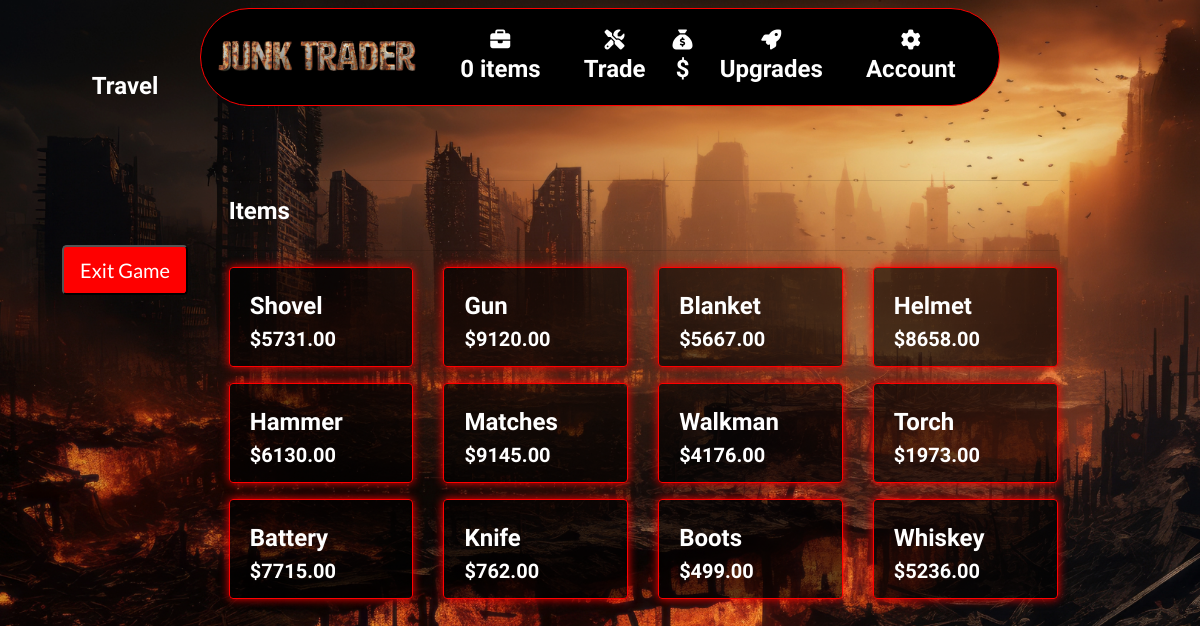
The app's page /collectables/, older data.
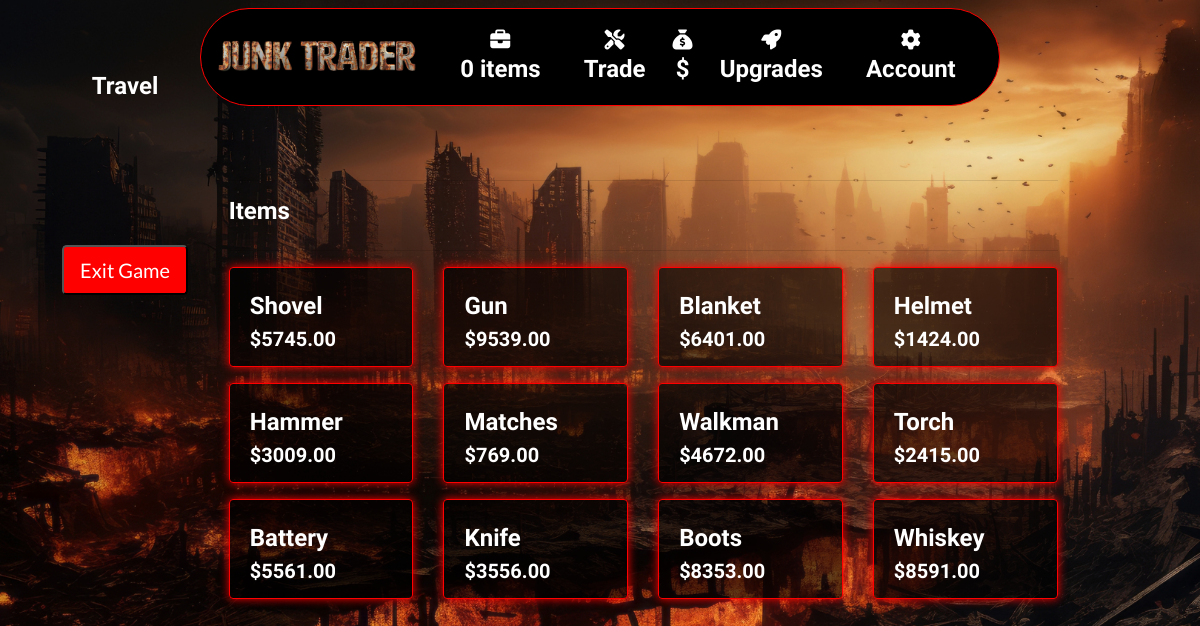
The same page, newer data.
### collectables/models.py (models this page shows, shortened)
class Collectable(models.Model):
    name = models.CharField(max_length=254)
    description = models.TextField()
    price = models.DecimalField(max_digits=6, decimal_places=2)
    image_url = models.URLField(max_length=1024, null=True, blank=True)
    image = models.ImageField(null=True, blank=True)
    glb_file = models.FileField(upload_to='glb_files/', null=True, blank=True)

### collectables/views.py (the view)
# urls.py: path('', views.all_collectables, name='collectables'),
def all_collectables(request):
    collectables = Collectable.objects.all()
    context = {
        'collectables': collectables,
    }
    return render(request, 'collectables/collectables.html', context)

### backpack/contexts.py (called while the page is built, shortened)
def backpack_contents(request):
    backpack_items = []
    total = 0
    total_quantity = 0
    collectable_count = 0
    backpack = request.session.get('backpack', {})
    grand_total = total
    context = {
        'backpack_items': backpack_items,
        'total': total,
        'total_quantity': total_quantity,
        'collectable_count': collectable_count,
        'grand_total': grand_total,
    }
    return context

def total_amount(request):
    total_amount = [0]
    return {'total_amount': total_amount}

### collectables/templates/collectables/collectables.html (shortened to what this page needs)
{% extends "base.html" %}
{% load static %}
{% block page_header %}
    <div class="container header-container">
    </div>
{% endblock %}
{% block content %}
<div class="container-fluid">
    <div class="row">
        <div class="col-md-3">
            <div class="fixed-panel">
                {% include 'includes/fixed_panel.html' %}
            </div>
        </div>
    </div>
</div>
<div class="container-fluid content-column">
    <div class="container mb-2 backpack-text content-column">
        <div class="row">
            <div class="col">
                <hr>
                <h2 class="logo-font mb-4">Items</h2>
                <hr>
            </div>
        </div>
        <div class="row">
            {% for collectable in collectables %}
                <div class="col-sm-6 col-md-4 col-lg-4 col-xl-3 mb-3">
                    <div class="card box h-100 border-2 text-white">
                        <div class="card-body pb-0">
                            <p class="mb-0">{{ collectable.name }}</p>
                        </div>
                        <div class="card-footer pt-0 border-0 text-left text-white">
                            <div class="row">
                                <div class="col">
                                    <p class="lead mb-0 text-left font-weight-bold">${{ collectable.price }}</p>
                                </div>
                            </div>
                        </div>
                    </div>
                </div>
            {% endfor %}
        </div>
    </div>
</div>
{% endblock %}

### templates/base.html (shortened to what this page needs)
{% load static %}
<!doctype html>
<html lang="en">
<head>
    {% block corecss %}
        <link rel="stylesheet" href="https://stackpath.bootstrapcdn.com/bootstrap/4.4.1/css/bootstrap.min.css">
        <link rel="stylesheet" href="{% static 'css/base.css' %}">
    {% endblock %}
</head>
<body>
    <header class="container-fluid fixed-top">
        <div id="topnav" class="row pt-lg-2 d-none d-lg-flex justify-content-center">
        </div>
        <div id="delivery-banner" class="row text-center">
            <div class="logo">
                <h2 class="logo-font text-c my-0"><img src="/media/logo.png" width="200" class="d-block"></h2>
            </div>
            <div class="col text-white">
                <ul class="list-inline list-unstyled my-0">
                    <li class="list-inline-item">
                        <a class="{% if grand_total %}text-info font-weight-bold{% else %}text-black{% endif %} nav-link" href="{% url 'open_backpack' %}">
                            <div class="text-center text-white">
                                <div><i class="fas fa-briefcase fa-lg"></i></div>
                                <p class="my-0">
                                    {% if total_quantity %}
                                        {{ total_quantity }} / 100
                                    {% else %}
                                        0 items
                                    {% endif %}
                                </p>
                            </div>
                        </a>
                    </li>
                    <li class="list-inline-item">
                        <a class="text-center nav-link" href="{% url 'collectables' %}">
                            <div class="text-center text-white">
                                <i class="fas fa-screwdriver-wrench fa-lg"></i>
                                <p class="my-0">Trade</p>
                            </div>
                        </a>
                    </li>
                    <li class="list-inline-item">
                        <div class="text-center text-white">
                            <i class="fas fa-sack-dollar fa-lg"></i>
                            <p class="my-0">${{ request.session.player_funds }}</p>
                        </div>
                    </li>
                    <li class="list-inline-item">
                        <a class="text-center nav-link" href="{% url 'upgrades:all_upgrades' %}">
                            <div class="text-center text-white">
                                <i class="fas fa-rocket fa-lg"></i>
                                <p class="my-0">Upgrades</p>
                            </div>
                        </a>
                    </li>
                    <li class="list-inline-item dropdown">
                        <a class="text-black nav-link" href="#" id="user-options" data-toggle="dropdown" aria-haspopup="true" aria-expanded="false">
                            <div class="text-center text-white">
                                <div><i class="fas fa-gear fa-lg"></i></div>
                                <p class="my-0">Account</p>
                            </div>
                        </a>
                    </li>
                </ul>
            </div>
        </div>
    </header>
    {% block page_header %}
    {% endblock %}
    {% block content %}
    {% endblock %}
</body>
</html>

### templates/includes/fixed_panel.html (shortened to what this page needs)
<div class="fixed-panel">
    <h1 class="text-white text-center mt-5 p-4">Travel</h1>
    <ul class="location-list text-left p-4 text list-unstyled">
    </ul>
    <div class="text-center mb-1">
        <button class="btn-red btn-lg mt-5 text-right" onclick="exitGame()" class="btn btn-secondary btn-lg mt-4">Exit Game</button>
    </div>
</div>

### static/css/base.css (style rules this page uses)
html { height: 100%; }
body { background: url('/media/bg_image.png') no-repeat center center fixed; background-size: cover; height: calc(100vh - 164px); color: #555; font-family: 'Lato'; }
.logo { margin-left: 2%; }
.btn-red { background: rgb(254, 0, 0); color: white; }
.text-black { color: #000 !important; }
.backpack-text { color: white; }
#delivery-banner { border: 1px solid red; background-color: #000000; margin-left: auto; margin-right: auto; width: 90%; max-width: 800px; border-radius: 50px; padding: 10px 0; display: flex; justify-content: space-around; align-items: center; }
p, h1, h2, h3, h4, h5, h6 { font-family: "Amatic SC", sans-serif; font-weight: 700; font-size: x-large; font-style: normal; }
.box { border: 1px solid red; box-shadow: 0 0 10px red; background-color: #00000093; }
#delivery-banner { border: 1px solid red; background-color: #000000; border-radius: 50px; padding: 10px 0; display: flex; flex-wrap: nowrap; justify-content: space-around; align-items: center; }
#delivery-banner .list-inline-item { flex: 1; max-width: 25%; white-space: nowrap; }
.fixed-panel { position: fixed; top: 0; bottom: 0; left: 0; width: 250px; border: 1px solid red; box-shadow: 0 0 10px red; background-color: #00000093; overflow-y: auto; }
.content-column { padding-left: 5%; }
@media (min-width: 1200px) { .container { max-width: 80%; } }
@media (min-width: 992px) { .header-container { padding-top: 164px; } }
@media (max-width: 1300px) { .fixed-panel { border: none; box-shadow: none; background-color: #00000011; } }

Row changes from the older to the newer data that the page shows:
changed Collectable "Shovel": price "5731.00" → "5745.00"
changed Collectable "Gun": price "9120.00" → "9539.00"
changed Collectable "Blanket": price "5667.00" → "6401.00"
changed Collectable "Helmet": price "8658.00" → "1424.00"
changed Collectable "Hammer": price "6130.00" → "3009.00"
changed Collectable "Matches": price "9145.00" → "769.00"
changed Collectable "Walkman": price "4176.00" → "4672.00"
changed Collectable "Torch": price "1973.00" → "2415.00"
changed Collectable "Battery": price "7715.00" → "5561.00"
changed Collectable "Knife": price "762.00" → "3556.00"
changed Collectable "Boots": price "499.00" → "8353.00"
changed Collectable "Whiskey": price "5236.00" → "8591.00"
